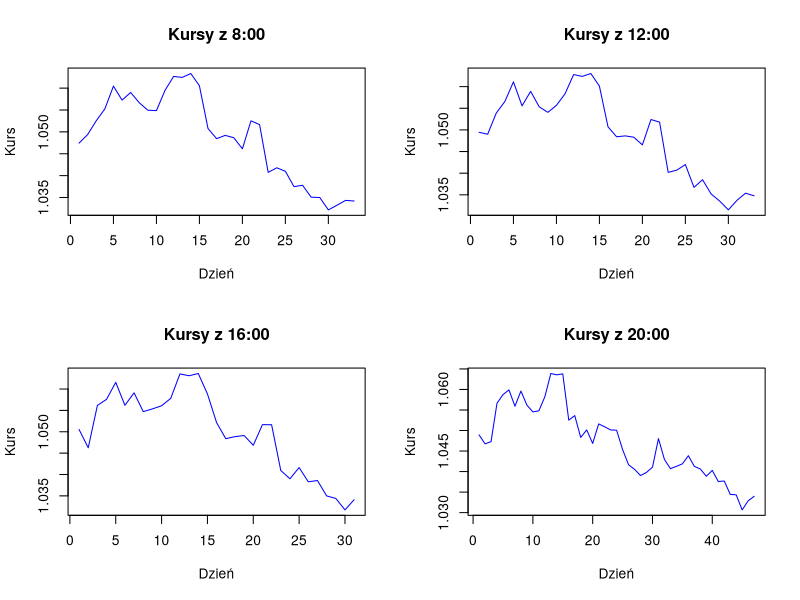
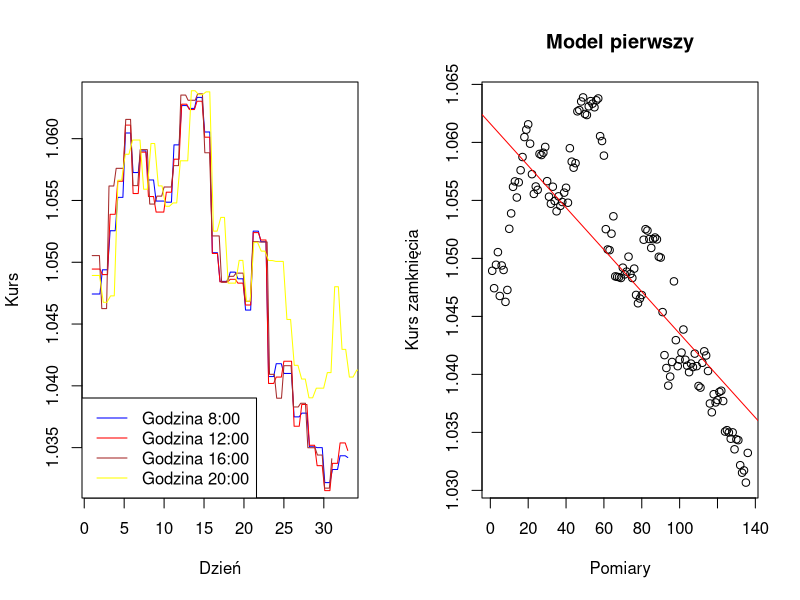
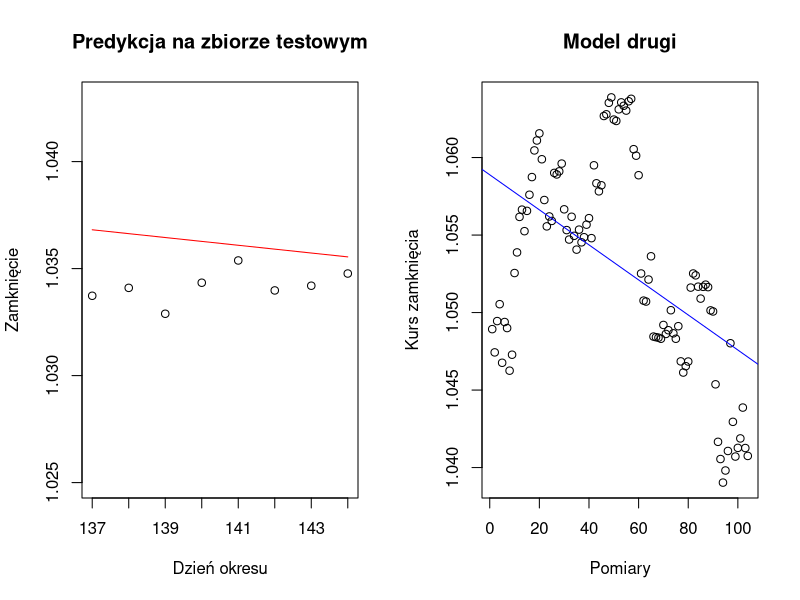
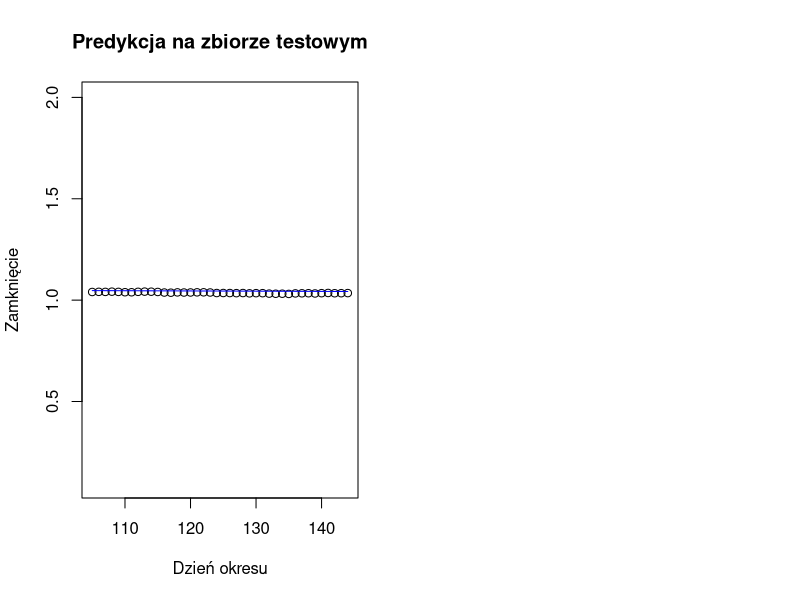

The R script that drew these images, in order:
## ---- chunk 1
knitr::opts_chunk$set(echo = TRUE)
## ---- chunk 2
dane <- read.csv2(file = 'mwozna-dane.csv', header = TRUE, sep = ";", dec = ".")
godz_8 <- dane[dane$godzina == 80000, ]
godz_12 <- dane[dane$godzina == 120000, ]
godz_16 <- dane[dane$godzina == 160000, ]
godz_20 <- dane[dane$godzina == 200000, ]
kurs<-as.numeric(dane$zamkniecie)
dane$zamkniecie = kurs
head(dane)
## ---- chunk 3
head(godz_8)
head(godz_12)
head(godz_20)
## ---- chunk 4
par(mfrow = c(2, 2), pty= "m")
plot(1:length(godz_8$data), godz_8$zamkniecie, type = "l", main = "Kursy z 8:00", xlab = "Dzień", ylab = "Kurs", col="blue")
plot(1:length(godz_12$data), godz_12$zamkniecie, type = "l", main = "Kursy z 12:00", xlab = "Dzień", ylab = "Kurs", col="blue")
plot(1:length(godz_16$data), godz_16$zamkniecie, type = "l", main = "Kursy z 16:00", xlab = "Dzień", ylab = "Kurs", col="blue")
plot(1:length(godz_20$data), godz_20$zamkniecie, type = "l", main = "Kursy z 20:00", xlab = "Dzień", ylab = "Kurs", col="blue")
par(mfrow = c(1, 2))

## ---- chunk 5
curve(godz_8$zamkniecie[x], from = 1, to = length(godz_8$data), type = "l", xlab = "Dzień", ylab = "Kurs", col = "blue")
curve(godz_12$zamkniecie[x], from = 1, to = length(godz_12$data), add = TRUE, type = "l", xlab = "Dzień", ylab = "Kurs", col = "red")
curve(godz_16$zamkniecie[x], from = 1, to = length(godz_16$data), add = TRUE, type = "l", xlab = "Dzień", ylab = "Kurs", col = "brown")
curve(godz_20$zamkniecie[x], from = 1, to = length(godz_20$data), add = TRUE, type = "l", xlab = "Dzień", ylab = "Kurs", col = "yellow")
legend("bottomleft", legend = c("Godzina 8:00", "Godzina 12:00", "Godzina 16:00", "Godzina 20:00"), col = c("blue", "red", "brown", "yellow"), lwd = 1)
## ---- chunk 6
N<-length(dane$zamkniecie)
n<-8 
newdane <- data.frame(nr=1:N,zamkniecie=dane$zamkniecie)
names(newdane)<-c("nr","zamkniecie")
uczacy <- newdane[1:(N - n), ]
testowy <- newdane[(N - n + 1):N, ]
## ---- chunk 7
model1<-lm(zamkniecie~nr,data=uczacy)
summary(model1)
plot(uczacy$nr, uczacy$zamkniecie, main = "Model pierwszy", xlab = "Pomiary", ylab = "Kurs zamknięcia")
abline(model1, col = "red")

## ---- chunk 8
pred1 <- predict(model1, testowy)
plot(testowy$nr, testowy$zamkniecie, main = "Predykcja na zbiorze testowym", xlab = "Dzień okresu", ylab = "Zamknięcie", ylim =c(1.025, 1.043))
lines(testowy$nr,pred1, col = "red")

## ---- chunk 9
blad1=mean(((pred1-testowy$zamkniecie)^2))
theil1=sum(((pred1-testowy$zamkniecie)^2))/sum((testowy$zamkniecie^2))
## ---- chunk 10
N<-length(dane$zamkniecie)
n<-40 
newdane <- data.frame(nr=1:N,zamkniecie=dane$zamkniecie)
names(newdane)<-c("nr","zamkniecie")
uczacy <- newdane[1:(N - n), ]
testowy <- newdane[(N - n + 1):N, ]
## ---- chunk 11
model2<-lm(zamkniecie~nr,data=uczacy)
summary(model1)
plot(uczacy$nr, uczacy$zamkniecie, main = "Model drugi", xlab = "Pomiary", ylab = "Kurs zamknięcia")
abline(model2, col = "blue")

## ---- chunk 12
pred2 <- predict(model2,  testowy)
plot(testowy$nr, testowy$zamkniecie, main = "Predykcja na zbiorze testowym", xlab = "Dzień okresu", ylab = "Zamknięcie", ylim = c(0.1,2.0))
lines(testowy$nr, pred2, col = "blue")

## ---- chunk 13
blad2=mean(((pred2-testowy$zamkniecie)^2))
theil2=sum(((pred2-testowy$zamkniecie)^2))/sum((testowy$zamkniecie^2))
